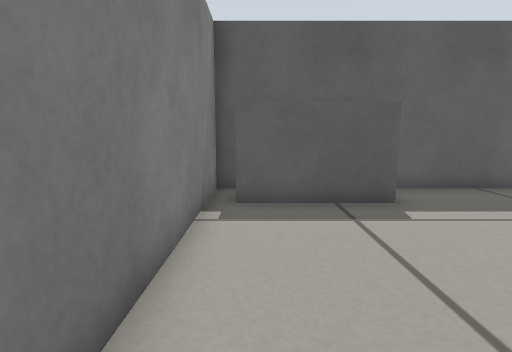
view 1 (above)

14 first-person views from a walk through a Gazebo world. The camera is 0.35 m above the floor, tilts 8° down and sees 80° across. The floor is counted in squares, 0.2 m on a side. Each view is taken from the middle of a square. On the plan, view 1 faces up. The plan holds only what a view shows up to about 16 squares ahead; the rest is blank. Robots are left out.

view 2
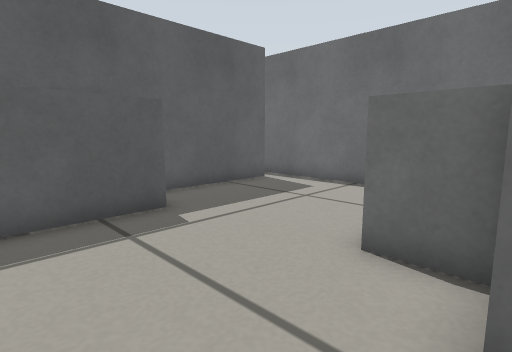

view 3
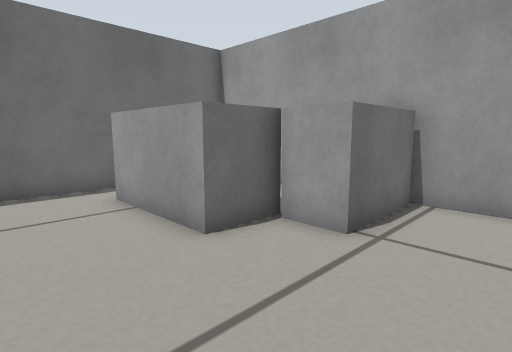

view 4
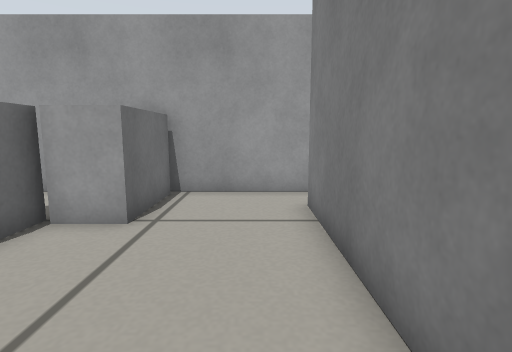

view 5
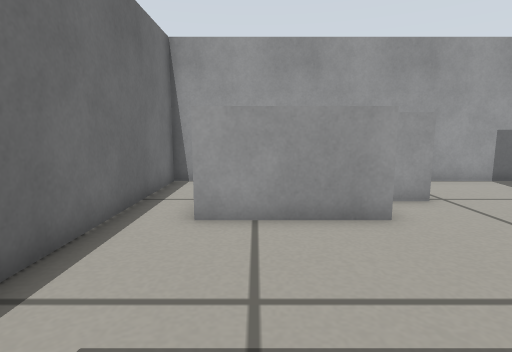

view 6
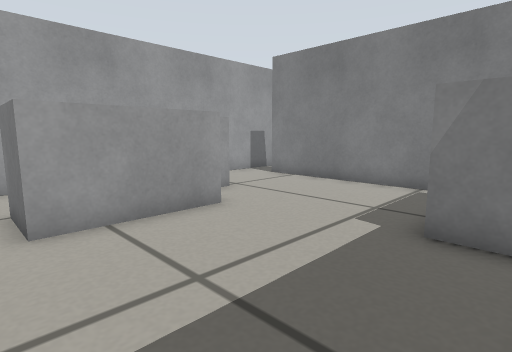

view 7
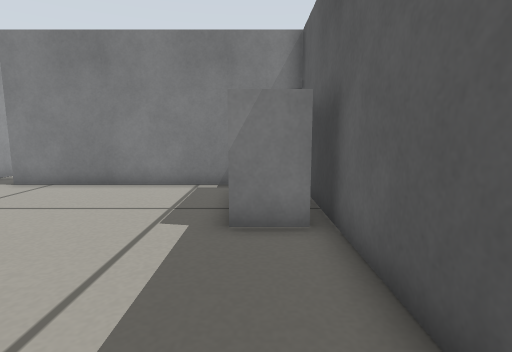

view 8
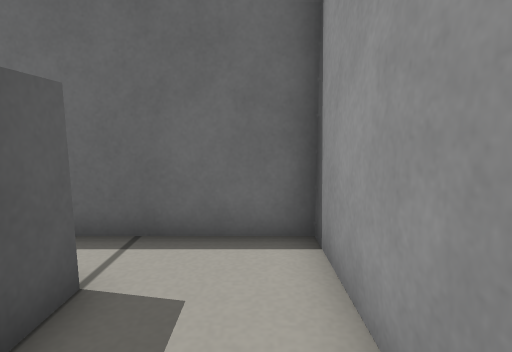

view 9
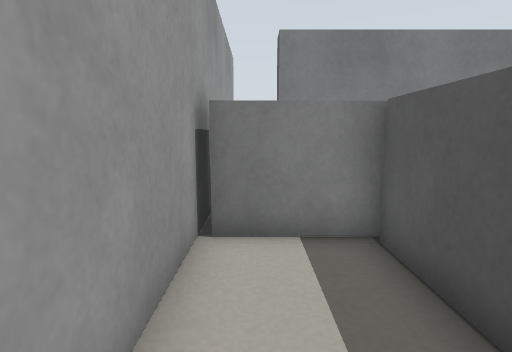

view 10
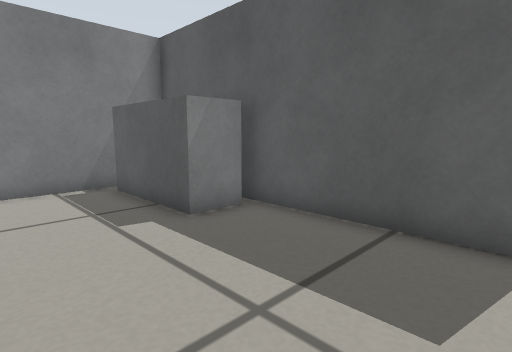

view 11
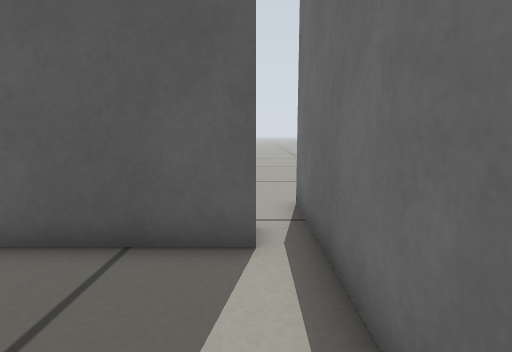

view 12
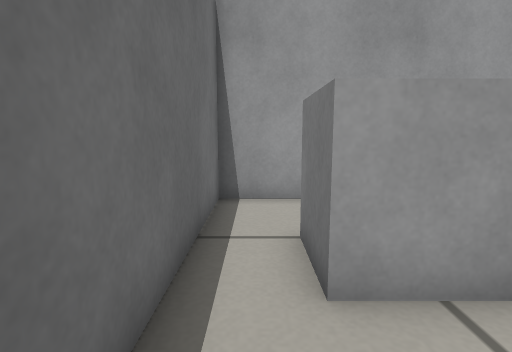

view 13
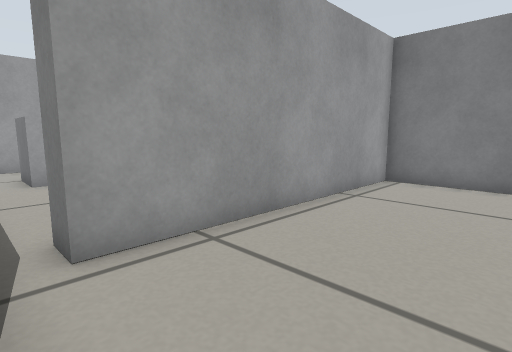

view 14
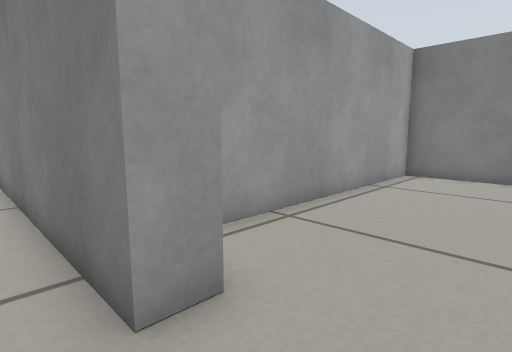

### Floor plan
Key: @ floor where view 1 was taken; # wall or solid block; . floor; B grey box.
Columns run from 4 left of view 1 to 12 right of it. Each row starts with its distance up from view 1.
 16              ..
 15        ........ .
 14    #...........
 13    #............
 12    #..........##.
 11    #..........##.
 10    #############.
  9    #   B......##.
  8    #BBBB......##.
  7    #..........##
  6    #..........##
  5    #..........##
  4    #..........##
  3    #....BBBBB.##
  2    #....B   B.#
  1    #...BBBBBB.#
  0    #@..BB.....#
 -1   .....BB.....#
 -2 ###############

Positions as (right, up) in squares from view 1, and headings:
1: (0, 0), facing up
2: (0, 1), facing up-right
3: (0, 6), facing down-right
4: (0, 7), facing down
5: (7, 9), facing down
6: (9, 9), facing down-left
7: (9, 8), facing left
8: (5, -1), facing right
9: (9, -1), facing left
10: (9, 4), facing up-left
11: (9, 5), facing up
12: (9, 6), facing down
13: (10, 15), facing down-left
14: (12, 15), facing down-left
